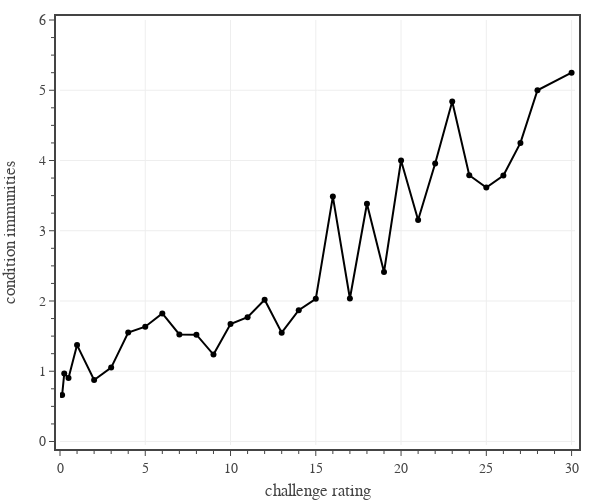

Notebook cell for this chart:
### Code cell
# Plots average number of conditional immunities for monsters at each CR.
conditions = ['All Conditions']
colors = ['black']

# create figure
fig = go.Figure(
    layout=go.Layout(
        template=tfb.FIG_TEMPLATE,
        xaxis=dict(
            title_text='challenge rating',
            range=[0.0, 30.2],
            tick0=0, dtick=5,
            minor=dict(tick0=0, dtick=1),
        ),
        yaxis=dict(
            title_text='condition immunities',
            range=[-0.05, 6],
            tick0=0, dtick=1.0,
            minor=dict(tick0=0, dtick=0.25),
        ),
        legend=dict(
            yanchor='top',  y=0.99,
            xanchor='left', x=0.01,
            orientation='v',
        )
    )
)

#df1 = df0[df0['Category'].isin(['generic','legendary','unique']) & df0['CR'].between(1/8, 30)]
df1 = df0[df0['CR'].between(1/8, 30)]
dfG = df1[['CR'] + conditions].groupby('CR').mean()
for condition, color in zip(conditions, colors):
    dfR = dfG[condition].rolling(1, center=True).mean()
    fig.add_trace(go.Scatter(
        x=dfR.index.to_series(),
        y=dfR,
        mode='lines+markers', 
        line=dict(color=color, dash='solid'),
        unselected=dict(marker=dict(opacity=0.0)),
        name=condition,
        hovertemplate=
            'CR %{x}<br>'+
            'immunities %{y:.2f}'+
            '<extra></extra>'
    ))


# show figure
fig.update_layout(width=600, height=500)
fig.show(config=tfb.FIG_CONFIG)

# save figures
if SAVEFIGS:
    """fig.update_layout(autosize=True, width=None, height=None)
    tfb.save_fig_html(fig, format='large', name=f'./fig-condition-immunity-prob-vs-cr-large', style='aspect-ratio:600/500')
    tfb.save_fig_html(fig, format='small', name=f'./fig-condition-immunity-prob-vs-cr-small', style='aspect-ratio:600/500')"""
    pass

### Figure 1 — Plotly figure (JSON) as saved in the notebook; plotly's stock layout.template omitted (floating-point values rounded to 4 significant figures)
{"data": [{"hovertemplate": "CR %{x}<br>immunities %{y:.2f}<extra></extra>", "line": {"color": "black", "dash": "solid"}, "mode": "lines+markers", "name": "All Conditions", "type": "scatter", "unselected": {"marker": {"opacity": 0}}, "x": [0.125, 0.25, 0.5, 1, 2, 3, 4, 5, 6, 7, 8, 9, 10, 11, 12, 13, 14, 15, 16, 17, 18, 19, 20, 21, 22, 23, 24, 25, 26, 27, 28, 30], "y": [0.661, 0.9675, 0.9035, 1.372, 0.8756, 1.052, 1.551, 1.634, 1.823, 1.523, 1.52, 1.238, 1.672, 1.769, 2.019, 1.549, 1.868, 2.03, 3.486, 2.036, 3.385, 2.412, 4, 3.154, 3.958, 4.839, 3.789, 3.615, 3.786, 4.25, 5, 5.25]}], "layout": {"height": 500, "legend": {"orientation": "v", "x": 0.01, "xanchor": "left", "y": 0.99, "yanchor": "top"}, "width": 600, "xaxis": {"dtick": 5, "minor": {"dtick": 1, "tick0": 0}, "range": [0, 30.2], "tick0": 0, "title": {"text": "challenge rating"}}, "yaxis": {"dtick": 1, "minor": {"dtick": 0.25, "tick0": 0}, "range": [-0.05, 6], "tick0": 0, "title": {"text": "condition immunities"}}}}
